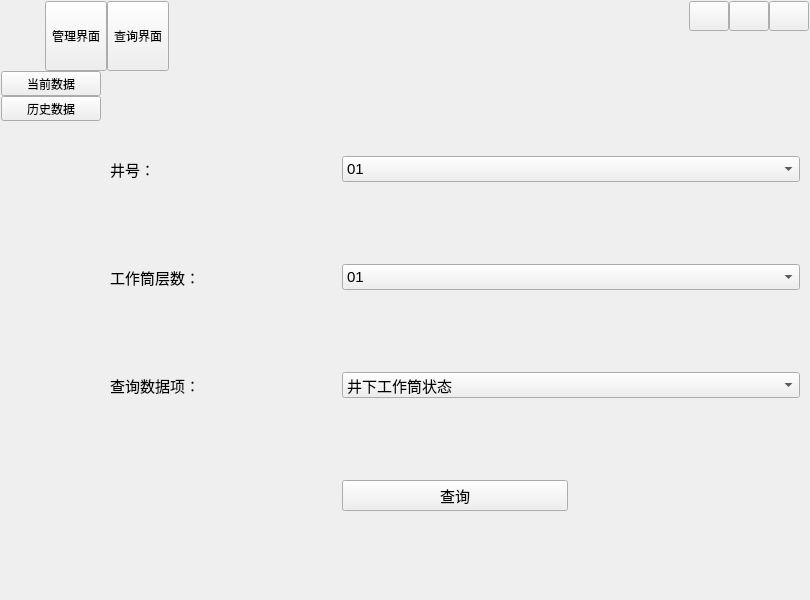
<?xml version="1.0" encoding="UTF-8"?>
<ui version="4.0">
 <class>UIDemo08</class>
 <widget class="QWidget" name="UIDemo08">
  <property name="geometry">
   <rect>
    <x>0</x>
    <y>0</y>
    <width>810</width>
    <height>600</height>
   </rect>
  </property>
  <property name="windowTitle">
   <string>Dialog</string>
  </property>
  <property name="sizeGripEnabled" stdset="0">
   <bool>false</bool>
  </property>
  <layout class="QVBoxLayout" name="verticalLayout">
   <property name="spacing">
    <number>0</number>
   </property>
   <property name="leftMargin">
    <number>1</number>
   </property>
   <property name="topMargin">
    <number>1</number>
   </property>
   <property name="rightMargin">
    <number>1</number>
   </property>
   <property name="bottomMargin">
    <number>1</number>
   </property>
   <item>
    <widget class="QWidget" name="widgetTitle" native="true">
     <property name="sizePolicy">
      <sizepolicy hsizetype="Preferred" vsizetype="Fixed">
       <horstretch>0</horstretch>
       <verstretch>0</verstretch>
      </sizepolicy>
     </property>
     <layout class="QHBoxLayout" name="horizontalLayout_2">
      <property name="spacing">
       <number>10</number>
      </property>
      <property name="leftMargin">
       <number>10</number>
      </property>
      <property name="topMargin">
       <number>0</number>
      </property>
      <property name="rightMargin">
       <number>0</number>
      </property>
      <property name="bottomMargin">
       <number>0</number>
      </property>
      <item>
       <widget class="QLabel" name="labIco">
        <property name="text">
         <string/>
        </property>
        <property name="alignment">
         <set>Qt::AlignCenter</set>
        </property>
       </widget>
      </item>
      <item>
       <widget class="QLabel" name="labTitle">
        <property name="styleSheet">
         <string notr="true"/>
        </property>
        <property name="text">
         <string/>
        </property>
        <property name="alignment">
         <set>Qt::AlignLeading|Qt::AlignLeft|Qt::AlignVCenter</set>
        </property>
       </widget>
      </item>
      <item>
       <widget class="QWidget" name="widgetTop" native="true">
        <layout class="QHBoxLayout" name="horizontalLayout_3">
         <property name="spacing">
          <number>0</number>
         </property>
         <property name="leftMargin">
          <number>0</number>
         </property>
         <property name="topMargin">
          <number>0</number>
         </property>
         <property name="rightMargin">
          <number>0</number>
         </property>
         <property name="bottomMargin">
          <number>0</number>
         </property>
         <item>
          <widget class="QToolButton" name="btnMain">
           <property name="sizePolicy">
            <sizepolicy hsizetype="Fixed" vsizetype="Expanding">
             <horstretch>0</horstretch>
             <verstretch>0</verstretch>
            </sizepolicy>
           </property>
           <property name="text">
            <string>管理界面</string>
           </property>
           <property name="icon">
            <iconset resource="main.qrc">
             <normaloff>:/image/main_main.png</normaloff>:/image/main_main.png</iconset>
           </property>
           <property name="toolButtonStyle">
            <enum>Qt::ToolButtonTextUnderIcon</enum>
           </property>
          </widget>
         </item>
         <item>
          <widget class="QToolButton" name="btnData">
           <property name="sizePolicy">
            <sizepolicy hsizetype="Fixed" vsizetype="Expanding">
             <horstretch>0</horstretch>
             <verstretch>0</verstretch>
            </sizepolicy>
           </property>
           <property name="text">
            <string>查询界面</string>
           </property>
           <property name="icon">
            <iconset resource="main.qrc">
             <normaloff>:/image/main_data.png</normaloff>:/image/main_data.png</iconset>
           </property>
           <property name="checked">
            <bool>false</bool>
           </property>
           <property name="toolButtonStyle">
            <enum>Qt::ToolButtonTextUnderIcon</enum>
           </property>
          </widget>
         </item>
        </layout>
       </widget>
      </item>
      <item>
       <spacer name="horizontalSpacer">
        <property name="orientation">
         <enum>Qt::Horizontal</enum>
        </property>
        <property name="sizeHint" stdset="0">
         <size>
          <width>40</width>
          <height>20</height>
         </size>
        </property>
       </spacer>
      </item>
      <item>
       <widget class="QWidget" name="widgetMenu" native="true">
        <layout class="QGridLayout" name="gridLayout_2">
         <property name="leftMargin">
          <number>0</number>
         </property>
         <property name="topMargin">
          <number>0</number>
         </property>
         <property name="rightMargin">
          <number>0</number>
         </property>
         <property name="bottomMargin">
          <number>0</number>
         </property>
         <property name="spacing">
          <number>0</number>
         </property>
         <item row="1" column="1" colspan="3">
          <spacer name="verticalSpacer">
           <property name="orientation">
            <enum>Qt::Vertical</enum>
           </property>
           <property name="sizeHint" stdset="0">
            <size>
             <width>20</width>
             <height>40</height>
            </size>
           </property>
          </spacer>
         </item>
         <item row="0" column="1">
          <widget class="QPushButton" name="btnMenu_Min">
           <property name="sizePolicy">
            <sizepolicy hsizetype="Minimum" vsizetype="Expanding">
             <horstretch>0</horstretch>
             <verstretch>0</verstretch>
            </sizepolicy>
           </property>
           <property name="minimumSize">
            <size>
             <width>30</width>
             <height>30</height>
            </size>
           </property>
           <property name="cursor">
            <cursorShape>ArrowCursor</cursorShape>
           </property>
           <property name="focusPolicy">
            <enum>Qt::NoFocus</enum>
           </property>
           <property name="toolTip">
            <string>最小化</string>
           </property>
           <property name="text">
            <string/>
           </property>
          </widget>
         </item>
         <item row="0" column="3">
          <widget class="QPushButton" name="btnMenu_Close">
           <property name="sizePolicy">
            <sizepolicy hsizetype="Minimum" vsizetype="Expanding">
             <horstretch>0</horstretch>
             <verstretch>0</verstretch>
            </sizepolicy>
           </property>
           <property name="minimumSize">
            <size>
             <width>30</width>
             <height>30</height>
            </size>
           </property>
           <property name="cursor">
            <cursorShape>ArrowCursor</cursorShape>
           </property>
           <property name="focusPolicy">
            <enum>Qt::NoFocus</enum>
           </property>
           <property name="toolTip">
            <string>关闭</string>
           </property>
           <property name="text">
            <string/>
           </property>
          </widget>
         </item>
         <item row="0" column="2">
          <widget class="QPushButton" name="btnMenu_Max">
           <property name="sizePolicy">
            <sizepolicy hsizetype="Minimum" vsizetype="Expanding">
             <horstretch>0</horstretch>
             <verstretch>0</verstretch>
            </sizepolicy>
           </property>
           <property name="minimumSize">
            <size>
             <width>30</width>
             <height>30</height>
            </size>
           </property>
           <property name="focusPolicy">
            <enum>Qt::NoFocus</enum>
           </property>
           <property name="text">
            <string/>
           </property>
          </widget>
         </item>
        </layout>
       </widget>
      </item>
     </layout>
    </widget>
   </item>
   <item>
    <widget class="QStackedWidget" name="stackedWidget">
     <property name="styleSheet">
      <string notr="true"/>
     </property>
     <property name="currentIndex">
      <number>1</number>
     </property>
     <widget class="QWidget" name="page1">
      <layout class="QHBoxLayout" name="horizontalLayout">
       <property name="spacing">
        <number>0</number>
       </property>
       <property name="leftMargin">
        <number>0</number>
       </property>
       <property name="topMargin">
        <number>0</number>
       </property>
       <property name="rightMargin">
        <number>0</number>
       </property>
       <property name="bottomMargin">
        <number>0</number>
       </property>
       <item>
        <widget class="QWidget" name="widgetLeftMain" native="true">
         <property name="maximumSize">
          <size>
           <width>90</width>
           <height>16777215</height>
          </size>
         </property>
         <layout class="QVBoxLayout" name="verticalLayout_2">
          <property name="spacing">
           <number>0</number>
          </property>
          <property name="leftMargin">
           <number>0</number>
          </property>
          <property name="topMargin">
           <number>0</number>
          </property>
          <property name="rightMargin">
           <number>0</number>
          </property>
          <property name="bottomMargin">
           <number>0</number>
          </property>
          <item>
           <widget class="QToolButton" name="tbtnMain1">
            <property name="sizePolicy">
             <sizepolicy hsizetype="Expanding" vsizetype="Fixed">
              <horstretch>0</horstretch>
              <verstretch>0</verstretch>
             </sizepolicy>
            </property>
            <property name="text">
             <string>管理井</string>
            </property>
           </widget>
          </item>
          <item>
           <widget class="QToolButton" name="tbtnMain2">
            <property name="sizePolicy">
             <sizepolicy hsizetype="Expanding" vsizetype="Fixed">
              <horstretch>0</horstretch>
              <verstretch>0</verstretch>
             </sizepolicy>
            </property>
            <property name="text">
             <string>管理工作筒</string>
            </property>
           </widget>
          </item>
          <item>
           <spacer name="verticalSpacer_2">
            <property name="orientation">
             <enum>Qt::Vertical</enum>
            </property>
            <property name="sizeHint" stdset="0">
             <size>
              <width>20</width>
              <height>471</height>
             </size>
            </property>
           </spacer>
          </item>
         </layout>
        </widget>
       </item>
       <item>
        <widget class="QStackedWidget" name="stackedWidget_2">
         <widget class="QWidget" name="page">
          <layout class="QGridLayout" name="gridLayout_11">
           <item row="0" column="0">
            <widget class="QLabel" name="label">
             <property name="font">
              <font>
               <pointsize>11</pointsize>
              </font>
             </property>
             <property name="text">
              <string>井号：</string>
             </property>
            </widget>
           </item>
           <item row="0" column="1">
            <widget class="QComboBox" name="comboBox">
             <item>
              <property name="text">
               <string>1</string>
              </property>
             </item>
            </widget>
           </item>
           <item row="1" column="0" colspan="2">
            <widget class="QGroupBox" name="groupBox_5">
             <property name="font">
              <font>
               <pointsize>11</pointsize>
              </font>
             </property>
             <property name="title">
              <string>更改井名称：</string>
             </property>
             <layout class="QHBoxLayout" name="horizontalLayout_5">
              <item>
               <widget class="QLineEdit" name="wname_lEdit"/>
              </item>
              <item>
               <widget class="QPushButton" name="onWellButton">
                <property name="text">
                 <string>提交</string>
                </property>
               </widget>
              </item>
             </layout>
            </widget>
           </item>
           <item row="2" column="0" colspan="2">
            <widget class="QGroupBox" name="groupBox_6">
             <property name="font">
              <font>
               <pointsize>11</pointsize>
              </font>
             </property>
             <property name="title">
              <string>调整井下注采层数：</string>
             </property>
             <layout class="QGridLayout" name="gridLayout">
              <item row="0" column="0">
               <widget class="QComboBox" name="well_layer_box">
                <item>
                 <property name="text">
                  <string>1</string>
                 </property>
                </item>
                <item>
                 <property name="text">
                  <string>2</string>
                 </property>
                </item>
                <item>
                 <property name="text">
                  <string>3</string>
                 </property>
                </item>
                <item>
                 <property name="text">
                  <string>4</string>
                 </property>
                </item>
                <item>
                 <property name="text">
                  <string>5</string>
                 </property>
                </item>
                <item>
                 <property name="text">
                  <string>6</string>
                 </property>
                </item>
                <item>
                 <property name="text">
                  <string>7</string>
                 </property>
                </item>
                <item>
                 <property name="text">
                  <string>8</string>
                 </property>
                </item>
                <item>
                 <property name="text">
                  <string>9</string>
                 </property>
                </item>
                <item>
                 <property name="text">
                  <string>10</string>
                 </property>
                </item>
               </widget>
              </item>
              <item row="0" column="1">
               <widget class="QPushButton" name="pushButton_2">
                <property name="text">
                 <string>提交</string>
                </property>
               </widget>
              </item>
             </layout>
            </widget>
           </item>
          </layout>
         </widget>
         <widget class="QWidget" name="page_2">
          <layout class="QGridLayout" name="gridLayout_13">
           <item row="0" column="0">
            <widget class="QLabel" name="label_2">
             <property name="font">
              <font>
               <pointsize>11</pointsize>
              </font>
             </property>
             <property name="text">
              <string>井号：</string>
             </property>
             <property name="alignment">
              <set>Qt::AlignLeading|Qt::AlignLeft|Qt::AlignVCenter</set>
             </property>
            </widget>
           </item>
           <item row="0" column="1">
            <widget class="QComboBox" name="comboBox_2">
             <item>
              <property name="text">
               <string>1</string>
              </property>
             </item>
            </widget>
           </item>
           <item row="0" column="2">
            <widget class="QLabel" name="label_3">
             <property name="font">
              <font>
               <pointsize>11</pointsize>
              </font>
             </property>
             <property name="text">
              <string>层号：</string>
             </property>
             <property name="alignment">
              <set>Qt::AlignLeading|Qt::AlignLeft|Qt::AlignVCenter</set>
             </property>
            </widget>
           </item>
           <item row="0" column="3">
            <widget class="QComboBox" name="comboBox_3">
             <item>
              <property name="text">
               <string>01</string>
              </property>
             </item>
             <item>
              <property name="text">
               <string>02</string>
              </property>
             </item>
             <item>
              <property name="text">
               <string>03</string>
              </property>
             </item>
             <item>
              <property name="text">
               <string>04</string>
              </property>
             </item>
             <item>
              <property name="text">
               <string>05</string>
              </property>
             </item>
             <item>
              <property name="text">
               <string>06</string>
              </property>
             </item>
            </widget>
           </item>
           <item row="1" column="0" colspan="4">
            <widget class="QGroupBox" name="groupBox_7">
             <property name="font">
              <font>
               <pointsize>11</pointsize>
              </font>
             </property>
             <property name="title">
              <string>调整工作模式：</string>
             </property>
             <layout class="QGridLayout" name="gridLayout_3">
              <item row="0" column="0">
               <widget class="QRadioButton" name="radioButton">
                <property name="text">
                 <string>自动采集</string>
                </property>
               </widget>
              </item>
              <item row="0" column="1">
               <widget class="QRadioButton" name="radioButton_2">
                <property name="text">
                 <string>自动调测</string>
                </property>
               </widget>
              </item>
              <item row="0" column="2">
               <widget class="QRadioButton" name="radioButton_3">
                <property name="text">
                 <string>验封</string>
                </property>
               </widget>
              </item>
              <item row="0" column="3">
               <widget class="QRadioButton" name="radioButton_4">
                <property name="text">
                 <string>恢复压</string>
                </property>
               </widget>
              </item>
              <item row="1" column="0">
               <widget class="QRadioButton" name="radioButton_5">
                <property name="text">
                 <string>吸水指数</string>
                </property>
               </widget>
              </item>
              <item row="1" column="1">
               <widget class="QRadioButton" name="radioButton_6">
                <property name="text">
                 <string>开度调节</string>
                </property>
               </widget>
              </item>
              <item row="1" column="2">
               <widget class="QRadioButton" name="radioButton_7">
                <property name="text">
                 <string>一键酸化</string>
                </property>
               </widget>
              </item>
              <item row="1" column="3">
               <widget class="QPushButton" name="onMandrelButton">
                <property name="font">
                 <font>
                  <pointsize>11</pointsize>
                 </font>
                </property>
                <property name="text">
                 <string>提交</string>
                </property>
               </widget>
              </item>
             </layout>
            </widget>
           </item>
           <item row="2" column="0" colspan="4">
            <widget class="QGroupBox" name="groupBox_8">
             <property name="font">
              <font>
               <pointsize>11</pointsize>
              </font>
             </property>
             <property name="title">
              <string>调整配注量：</string>
             </property>
             <layout class="QGridLayout" name="gridLayout_10">
              <item row="0" column="0">
               <widget class="QDoubleSpinBox" name="doubleSpinBox">
                <property name="maximum">
                 <double>5000.000000000000000</double>
                </property>
               </widget>
              </item>
              <item row="0" column="1">
               <widget class="QPushButton" name="ondoubleButton">
                <property name="font">
                 <font>
                  <pointsize>11</pointsize>
                 </font>
                </property>
                <property name="text">
                 <string>提交</string>
                </property>
               </widget>
              </item>
             </layout>
            </widget>
           </item>
           <item row="3" column="0" colspan="4">
            <widget class="QGroupBox" name="groupBox_9">
             <property name="font">
              <font>
               <pointsize>11</pointsize>
              </font>
             </property>
             <property name="title">
              <string>调整调节阀开度精度：</string>
             </property>
             <layout class="QGridLayout" name="gridLayout_12">
              <item row="0" column="0">
               <widget class="QSpinBox" name="spinBox">
                <property name="maximum">
                 <number>10000</number>
                </property>
               </widget>
              </item>
              <item row="0" column="1">
               <widget class="QPushButton" name="spinButton">
                <property name="font">
                 <font>
                  <pointsize>11</pointsize>
                 </font>
                </property>
                <property name="text">
                 <string>提交</string>
                </property>
               </widget>
              </item>
             </layout>
            </widget>
           </item>
          </layout>
         </widget>
        </widget>
       </item>
      </layout>
     </widget>
     <widget class="QWidget" name="page2">
      <layout class="QHBoxLayout" name="horizontalLayout_4">
       <property name="spacing">
        <number>0</number>
       </property>
       <property name="leftMargin">
        <number>0</number>
       </property>
       <property name="topMargin">
        <number>0</number>
       </property>
       <property name="rightMargin">
        <number>0</number>
       </property>
       <property name="bottomMargin">
        <number>0</number>
       </property>
       <item>
        <widget class="QWidget" name="widgetLeftConfig" native="true">
         <property name="maximumSize">
          <size>
           <width>100</width>
           <height>16777215</height>
          </size>
         </property>
         <layout class="QVBoxLayout" name="verticalLayout_3">
          <property name="spacing">
           <number>0</number>
          </property>
          <property name="leftMargin">
           <number>0</number>
          </property>
          <property name="topMargin">
           <number>0</number>
          </property>
          <property name="rightMargin">
           <number>0</number>
          </property>
          <property name="bottomMargin">
           <number>0</number>
          </property>
          <item>
           <widget class="QToolButton" name="tbtnConfig1">
            <property name="sizePolicy">
             <sizepolicy hsizetype="Expanding" vsizetype="Fixed">
              <horstretch>0</horstretch>
              <verstretch>0</verstretch>
             </sizepolicy>
            </property>
            <property name="text">
             <string>当前数据</string>
            </property>
           </widget>
          </item>
          <item>
           <widget class="QToolButton" name="tbtnConfig2">
            <property name="sizePolicy">
             <sizepolicy hsizetype="Expanding" vsizetype="Fixed">
              <horstretch>0</horstretch>
              <verstretch>0</verstretch>
             </sizepolicy>
            </property>
            <property name="text">
             <string>历史数据</string>
            </property>
           </widget>
          </item>
          <item>
           <spacer name="verticalSpacer_3">
            <property name="orientation">
             <enum>Qt::Vertical</enum>
            </property>
            <property name="sizeHint" stdset="0">
             <size>
              <width>20</width>
              <height>417</height>
             </size>
            </property>
           </spacer>
          </item>
         </layout>
        </widget>
       </item>
       <item>
        <widget class="QStackedWidget" name="stackedWidget_3">
         <widget class="QWidget" name="page_3">
          <layout class="QGridLayout" name="gridLayout_4">
           <item row="0" column="0">
            <widget class="QLabel" name="label_4">
             <property name="font">
              <font>
               <pointsize>11</pointsize>
              </font>
             </property>
             <property name="layoutDirection">
              <enum>Qt::LeftToRight</enum>
             </property>
             <property name="text">
              <string>井号：</string>
             </property>
            </widget>
           </item>
           <item row="1" column="0">
            <widget class="QLabel" name="label_5">
             <property name="font">
              <font>
               <pointsize>11</pointsize>
              </font>
             </property>
             <property name="text">
              <string>工作筒层数：</string>
             </property>
            </widget>
           </item>
           <item row="2" column="0">
            <widget class="QLabel" name="label_6">
             <property name="font">
              <font>
               <pointsize>11</pointsize>
              </font>
             </property>
             <property name="text">
              <string>查询数据项：</string>
             </property>
            </widget>
           </item>
           <item row="3" column="1">
            <widget class="QPushButton" name="selcurrButton">
             <property name="font">
              <font>
               <pointsize>11</pointsize>
              </font>
             </property>
             <property name="text">
              <string>查询</string>
             </property>
            </widget>
           </item>
           <item row="0" column="1" colspan="2">
            <widget class="QComboBox" name="comboBox_4">
             <property name="font">
              <font>
               <pointsize>11</pointsize>
              </font>
             </property>
             <item>
              <property name="text">
               <string>01</string>
              </property>
             </item>
            </widget>
           </item>
           <item row="1" column="1" colspan="2">
            <widget class="QComboBox" name="comboBox_5">
             <property name="font">
              <font>
               <pointsize>11</pointsize>
              </font>
             </property>
             <item>
              <property name="text">
               <string>01</string>
              </property>
             </item>
             <item>
              <property name="text">
               <string>02</string>
              </property>
             </item>
             <item>
              <property name="text">
               <string>03</string>
              </property>
             </item>
             <item>
              <property name="text">
               <string>04</string>
              </property>
             </item>
             <item>
              <property name="text">
               <string>05</string>
              </property>
             </item>
             <item>
              <property name="text">
               <string>06</string>
              </property>
             </item>
            </widget>
           </item>
           <item row="2" column="1" colspan="2">
            <widget class="QComboBox" name="comboBox_6">
             <property name="font">
              <font>
               <pointsize>11</pointsize>
              </font>
             </property>
             <item>
              <property name="text">
               <string>井下工作筒状态</string>
              </property>
             </item>
             <item>
              <property name="text">
               <string>工作筒电压</string>
              </property>
             </item>
             <item>
              <property name="text">
               <string>工作筒电流</string>
              </property>
             </item>
            </widget>
           </item>
          </layout>
         </widget>
         <widget class="QWidget" name="page_4">
          <layout class="QGridLayout" name="gridLayout_9">
           <item row="0" column="0" colspan="2">
            <layout class="QHBoxLayout" name="horizontalLayout_6">
             <item>
              <spacer name="horizontalSpacer_2">
               <property name="orientation">
                <enum>Qt::Horizontal</enum>
               </property>
               <property name="sizeHint" stdset="0">
                <size>
                 <width>40</width>
                 <height>20</height>
                </size>
               </property>
              </spacer>
             </item>
             <item>
              <widget class="QGroupBox" name="groupBox">
               <property name="font">
                <font>
                 <pointsize>11</pointsize>
                </font>
               </property>
               <property name="title">
                <string>控制器</string>
               </property>
               <layout class="QGridLayout" name="gridLayout_5">
                <item row="0" column="0">
                 <widget class="QPushButton" name="controllerButton_history">
                  <property name="font">
                   <font>
                    <pointsize>11</pointsize>
                   </font>
                  </property>
                  <property name="text">
                   <string>查询</string>
                  </property>
                 </widget>
                </item>
               </layout>
              </widget>
             </item>
             <item>
              <widget class="QGroupBox" name="groupBox_2">
               <property name="font">
                <font>
                 <pointsize>11</pointsize>
                </font>
               </property>
               <property name="title">
                <string>井</string>
               </property>
               <layout class="QGridLayout" name="gridLayout_6">
                <item row="0" column="0">
                 <widget class="QPushButton" name="wellButton_history">
                  <property name="font">
                   <font>
                    <pointsize>11</pointsize>
                   </font>
                  </property>
                  <property name="text">
                   <string>查询</string>
                  </property>
                 </widget>
                </item>
               </layout>
              </widget>
             </item>
             <item>
              <widget class="QGroupBox" name="groupBox_3">
               <property name="font">
                <font>
                 <pointsize>11</pointsize>
                </font>
               </property>
               <property name="title">
                <string>工作筒</string>
               </property>
               <layout class="QGridLayout" name="gridLayout_7">
                <item row="0" column="0">
                 <widget class="QPushButton" name="mandrelButton_history">
                  <property name="font">
                   <font>
                    <pointsize>11</pointsize>
                   </font>
                  </property>
                  <property name="text">
                   <string>查询</string>
                  </property>
                 </widget>
                </item>
               </layout>
              </widget>
             </item>
             <item>
              <spacer name="horizontalSpacer_3">
               <property name="orientation">
                <enum>Qt::Horizontal</enum>
               </property>
               <property name="sizeHint" stdset="0">
                <size>
                 <width>40</width>
                 <height>20</height>
                </size>
               </property>
              </spacer>
             </item>
            </layout>
           </item>
           <item row="2" column="1">
            <widget class="QPushButton" name="exportButton">
             <property name="font">
              <font>
               <pointsize>11</pointsize>
              </font>
             </property>
             <property name="text">
              <string>导出查询到的数据</string>
             </property>
            </widget>
           </item>
           <item row="1" column="0" colspan="2">
            <widget class="QTableView" name="tableView"/>
           </item>
           <item row="3" column="0" colspan="2">
            <widget class="QGroupBox" name="groupBox_4">
             <property name="title">
              <string>保留指定时间范围内的数据：</string>
             </property>
             <layout class="QGridLayout" name="gridLayout_8">
              <item row="0" column="0">
               <widget class="QRadioButton" name="one_month">
                <property name="font">
                 <font>
                  <pointsize>11</pointsize>
                 </font>
                </property>
                <property name="text">
                 <string>近一个月数据</string>
                </property>
               </widget>
              </item>
              <item row="0" column="1">
               <widget class="QRadioButton" name="three_month">
                <property name="font">
                 <font>
                  <pointsize>11</pointsize>
                 </font>
                </property>
                <property name="text">
                 <string>近三个月数据</string>
                </property>
               </widget>
              </item>
              <item row="0" column="2">
               <widget class="QRadioButton" name="six_month">
                <property name="font">
                 <font>
                  <pointsize>11</pointsize>
                 </font>
                </property>
                <property name="text">
                 <string>近六个月数据</string>
                </property>
               </widget>
              </item>
              <item row="1" column="2">
               <widget class="QPushButton" name="remainButton">
                <property name="font">
                 <font>
                  <pointsize>11</pointsize>
                 </font>
                </property>
                <property name="text">
                 <string>保留</string>
                </property>
               </widget>
              </item>
             </layout>
            </widget>
           </item>
          </layout>
         </widget>
        </widget>
       </item>
      </layout>
     </widget>
    </widget>
   </item>
  </layout>
 </widget>
 <resources>
  <include location="main.qrc"/>
 </resources>
 <connections/>
</ui>
